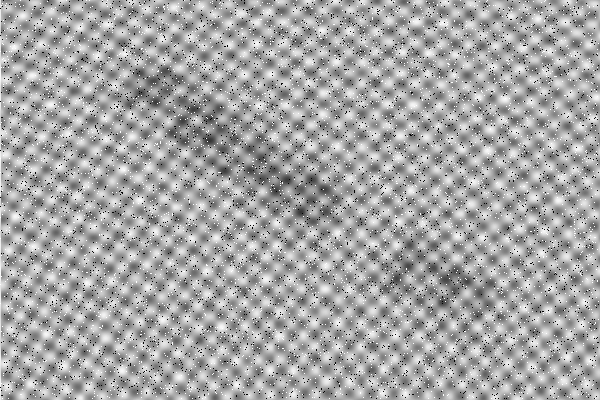
#> input picture Letters-noisy.png, 600 x 400 px
$ jupyter execute Letters.ipynb   (older library calls are emulated)
#> lines starting #> are read from the running program, lines starting #| are printed output that depends on the picture
# Letters

## Description

Generate an image with the edges of the letters present in this noisy image

## Group 5
- Francisco Macedo Ferreira PG55942
- Júlio José Medeiros Pereira Pinto PG57883
- Ivan Sérgio Rocha Ribeiro PG55950

[cell 1]
import cv2
# to install cv2 use: pip install opencv-python
import matplotlib.pyplot as plt
import numpy as np

fname = 'Letters-noisy.png'
operations = {}
pipeline_order = []
masks = []
notch_filters = []

# Operations

### IDFT

[cell 2]
def compute_idft(dft):
    dft = np.fft.ifftshift(dft)
    img_back = cv2.idft(dft)
    magnitude = cv2.magnitude(img_back[:, :, 0], img_back[:, :, 1])

    # Normalize and convert to uint8
    magnitude = cv2.normalize(magnitude, None, 0, 255, cv2.NORM_MINMAX)
    return magnitude.astype(np.uint8)

operations['idft'] = compute_idft
print(operations)

### DTF

[cell 3]
def compute_dft(img):
    # Convert image to float32 if needed
    if img.dtype != np.float32:
        img = np.float32(img)

    dft = cv2.dft(img, flags=cv2.DFT_COMPLEX_OUTPUT)
    return np.fft.fftshift(dft)

operations['dft'] = compute_dft
print(operations)

### Inpaint (Black and White)

To remove the black and white pixels we decided to use the function inpaint from OpenCV. It allows us to use different interpolation methods. We decided to use Telea’s Fast Marching Method (`cv2.INPAINT_TELEA`).

[cell 4]
# Inpainting
def inpaint_image(img):
    mask = (img == 0) | (img == 255)
    mask = mask.astype(np.uint8) * 255

    return cv2.inpaint(img, mask, inpaintRadius=1, flags=cv2.INPAINT_TELEA)

operations['inpaint'] = inpaint_image
print(operations)

### Paint

[cell 5]
def paint_image_mask(img):
    # Apply a mask and paint where its black in the mask
    if masks:
        mask = masks[1]
        img[mask == 0] = 128

    return img

operations['paint'] = paint_image_mask
print(operations)

### Binarization

[cell 6]
# [10 lines left out: function binarize_pixels, not called in this run]

operations['binarize'] = binarize_pixels
print(operations)

### Threshold Filter

[cell 7]
def apply_thresholding(img, plots=False, inpaint=True):
    # Ensure we're working with float32 in range [0,1]
    if img.max() > 1.0:
        img = img / 255.0

    # Convert to uint8 for proper bitwise inversion
    img_uint8 = (img * 255).astype(np.uint8)

    inverted_img = cv2.bitwise_not(img_uint8)  # Now it's uint8

    # Calculate histogram directly on float32 data
    hist_float = np.histogram(img, bins=256, range=(0,1))[0]

    # Apply different thresholding methods
    _, Gthres = cv2.threshold(inverted_img.astype(np.float32) / 255.0, 0.2, 1.0, cv2.THRESH_BINARY)

    # Otsu's method requires uint8 input
    _, Othres = cv2.threshold(inverted_img, 0, 255, cv2.THRESH_BINARY + cv2.THRESH_OTSU)
    Othres = Othres.astype(np.float32) / 255.0  # Normalize back

    # Adaptive thresholding also needs uint8
    Athres = cv2.adaptiveThreshold(inverted_img, 255, cv2.ADAPTIVE_THRESH_GAUSSIAN_C,
                                   cv2.THRESH_BINARY, 15, 1)
    Athres = Athres.astype(np.float32) / 255.0

    masks.clear()
    masks.append(Gthres)
    masks.append(Othres)
    masks.append(Athres)

    if plots:
        fig, axs = plt.subplots(3, 2, figsize=(12, 24))
        axs[0, 0].imshow(img, cmap='gray')
        axs[0, 0].set_title('Original')
        axs[0, 0].axis('off')

        axs[0, 1].plot(hist_float)
        axs[0, 1].set_title('Histogram')
        axs[0, 1].axis('off')

        axs[1, 0].imshow(Gthres, cmap='gray')
        axs[1, 0].set_title('Global Thresholding')
        axs[1, 0].axis('off')

        axs[1, 1].imshow(Othres, cmap='gray')
        axs[1, 1].set_title('Otsu Thresholding')
        axs[1, 1].axis('off')

        axs[2, 0].imshow(Athres, cmap='gray')
        axs[2, 0].set_title('Adaptive Thresholding')
        axs[2, 0].axis('off')

        plt.show()

    # Invert the Otsu threshold mask before applying it
    inverted_mask = cv2.bitwise_not((Othres * 255).astype(np.uint8))

    # Apply mask with the inverted version
    result = apply_mask(img_uint8, inverted_mask, True, inpaint)

    return result

def apply_thresholding_noinpaint(img):
    return apply_thresholding(img, plots=True, inpaint=False)

# Adiciona ao dicionário de operações
operations['thresholding_inpaint'] = apply_thresholding
operations['thresholding'] = apply_thresholding_noinpaint

### Gaussian Blurs

[cell 8]
def apply_gaussian_blur(img):

    # Apply Gaussian blur to the entire image
    blurred_img = cv2.GaussianBlur(img, (3, 3), 0)

    # Create a copy of the original image
    result_img = img.copy()

    # Apply the blurred image only where masks[1] is
    if(masks.__len__() > 1):
        result_img[masks[1] == 0] = blurred_img[masks[1] == 0]

    return result_img

# Example usage
operations['gaussian'] = apply_gaussian_blur
print(operations)

### Sobel Magnitude

[cell 9]
# [10 lines left out: function sobel_mag, not called in this run]

operations['sobel'] = sobel_mag
print(operations)

### Bilateral Filter

[cell 10]
def apply_bilateral_filter(image):
    # guarantee is the correct image type
    image = cv2.normalize(image, None, 0, 255, cv2.NORM_MINMAX)
    return cv2.bilateralFilter(image, d=15, sigmaColor=90, sigmaSpace=90)

operations['bilateral'] = apply_bilateral_filter
print(operations)

### CLAHE

[cell 11]
def apply_clahe(image, clip_limit=2.0, tile_grid_size=(8,8)):
    # Convert to uint8 if not already
    if image.dtype != np.uint8:
        image = (image * 255).astype(np.uint8) if image.max() <= 1.0 else image.astype(np.uint8)

    clahe = cv2.createCLAHE(clipLimit=clip_limit, tileGridSize=tile_grid_size)
    processed_image = clahe.apply(image)

    # Keep output as uint8 since many OpenCV functions work better with uint8
    return processed_image

operations['clahe'] = apply_clahe
print(operations)

### Canny Edges

[cell 12]
# [12 lines left out: function apply_canny_edges, not called in this run]

operations['canny'] = apply_canny_edges

### Gamma Correction

[cell 13]
def gammaCorrection(src):
    invGamma = 1 / 2.2

    src = np.bitwise_not(src)

    # Ensure input is in uint8 format for cv2.LUT()
    src_uint8 = (src * 255).clip(0, 255).astype(np.uint8) if src.dtype != np.uint8 else src

    # Create lookup table for gamma correction
    table = np.array([((i / 255) ** invGamma) * 255 for i in range(256)], dtype=np.uint8)

    # Apply gamma correction
    corrected_uint8 = cv2.LUT(src_uint8, table)

    img = np.bitwise_not(corrected_uint8)

    return img

operations['gamma'] = gammaCorrection

## Frequency Filters

### Low-Pass Frequency Filter

We tested with both a circular center as well as rectangular, it didn´t impact the image as much as we would like

[cell 14]
def apply_low_pass_filter(dft, order=2, cutoff=30):
    # Ensure dft is float32
    if dft.dtype != np.float32:
        dft = np.float32(dft)

    rows, cols = dft.shape[:2]
    crow, ccol = rows // 2, cols // 2

    # Create meshgrid of coordinates
    u = np.arange(rows) - crow
    v = np.arange(cols) - ccol
    U, V = np.meshgrid(v, u)

    # Calculate distance from center
    D = np.sqrt(U**2 + V**2)

    # Butterworth low-pass filter
    H = 1 / (1 + (D / cutoff)**(2*order))

    # Create complex filter
    mask = np.stack([H, H], axis=2).astype(np.float32)

    # Ensure output is float32
    return (dft * mask).astype(np.float32)

operations['low_pass'] = apply_low_pass_filter
print(operations)

### High-Pass Frequency Filter

It was rather useless but we though we might as well try.

[cell 15]
# [24 lines left out: function apply_high_pass_filter, not called in this run]

operations['high_pass'] = apply_high_pass_filter
print(operations)

### Unsharp Mask

[cell 16]
# [11 lines left out: function apply_unsharp_mask, not called in this run]

operations['unsharp'] = apply_unsharp_mask
print(operations)

### Sharpen

[cell 17]
def sharpen(image):
    # Convert to uint8 if not already
    if image.dtype != np.uint8:
        image = (image * 255).astype(np.uint8) if image.max() <= 1.0 else image.astype(np.uint8)

    # Define the sharpening kernel
    kernel = np.array([
        [0, -1, 0],
        [-1, 5, -1],
        [0, -1, 0]
    ], dtype=np.float32)

    # Apply the kernel using filter2D
    sharpened_image = cv2.filter2D(image, -1, kernel)

    # Ensure output is uint8
    return np.clip(sharpened_image, 0, 255).astype(np.uint8)

operations['sharpen'] = sharpen

## Notch Filters

### Regular Notch Filter

In terms of removing the "checkboard" like effect this was one of the most useful approaches

[cell 18]
# Apply Notch Filter
def apply_notch_filter(dft, i):
    rows, cols = dft.shape[:2]
    crow, ccol = rows // 2, cols // 2

    notch_centers = [[ (ccol - 30, crow + 20, 10), (ccol + 30, crow - 20, 10), (ccol + 30, crow + 20, 10), (ccol - 30, crow - 20, 10),
                   (ccol + 20, crow, 5), (ccol - 20, crow, 5), (ccol - 5, crow + 10, 5), (ccol + 5, crow - 10, 5)
                 ],
                 [ (ccol - 30, crow + 20, 10), (ccol + 30, crow - 20, 10),
                  (ccol + 20, crow, 5), (ccol - 20, crow, 5), (ccol - 5, crow + 10, 5), (ccol + 5, crow - 10, 5)
                 ],
                 [ (ccol + 30, crow + 20, 10), (ccol - 30, crow - 20, 10), (ccol + 15, crow - 15, 5), (ccol - 15, crow + 15, 5)]
                ]

    center = notch_centers[i]

    mask = np.ones((rows, cols, 2), np.uint8)
    for x, y, r in center:
        cv2.circle(mask, (x, y), r, (0, 0), -1)

    return dft * mask

def apply_notch0(dft):
    return apply_notch_filter(dft, 0)

def apply_notch1(dft):
    return apply_notch_filter(dft, 1)

def apply_notch2(dft):
    return apply_notch_filter(dft, 2)

operations['notch0'] = apply_notch0
operations['notch1'] = apply_notch1
operations['notch2'] = apply_notch2
print(operations)

### Donut Notch Filter

Just something different we decided to try.

[cell 19]
# Apply Donut Notch Filter
# [12 lines left out: function apply_donut_notch_filter, not called in this run]

operations['donut'] = apply_donut_notch_filter
print(operations)

### Inverted Notch Filter

Very much like the Low-Pass filter, but this implementations give us a bit more of a way to test it. We tested it with the regular notch_centers array from the Notch Center Function but it looked awful.

[cell 20]
# Apply Inversed Notch Filter
def apply_inversed_notch_filter(dft):
    rows, cols = dft.shape[:2]
    crow, ccol = rows // 2, cols // 2

    notch_centers = [(ccol, crow, 50)]

    mask = np.zeros((rows, cols, 2), np.uint8)
    for x, y, r in notch_centers:
        cv2.circle(mask, (x, y), r, (1, 1), -1)
    return dft * mask

operations['inversed_notch'] = apply_inversed_notch_filter
print(operations)

# Helper Functions

### Load Image & Analyzing

[cell 21]
def analyze_image(img):
    hist = cv2.calcHist([img.astype(np.uint8)], [0], None, [256], [0, 256])
    return hist

# [8 lines left out: function apply_analyze_image, not called in this run]

operations['analyze'] = apply_analyze_image
print(operations)


def load_image(filename):
#> called with filename = 'Letters-noisy.png'
    img = cv2.imread(filename, cv2.IMREAD_GRAYSCALE)
#> img is the input picture: shape (400, 600); min 0, max 255, mean 166.1
    hist = analyze_image(img)
#> in analyze_image, `hist = cv2.calcHist([img.astype(np.uint8)], [0], None, [256], [0, 256])`: hist = 256 values, max 6124 at index 170, min 0 at index 1, mean 937.5

    fig, axes = plt.subplots(1, 2, figsize=(15, 5))
    axes[0].imshow(img, cmap='gray')
    axes[0].set_title('Original Image')
    axes[0].axis('off')

    axes[1].plot(hist, color='black')
    axes[1].set_title('Histogram of Image')
    plt.show()
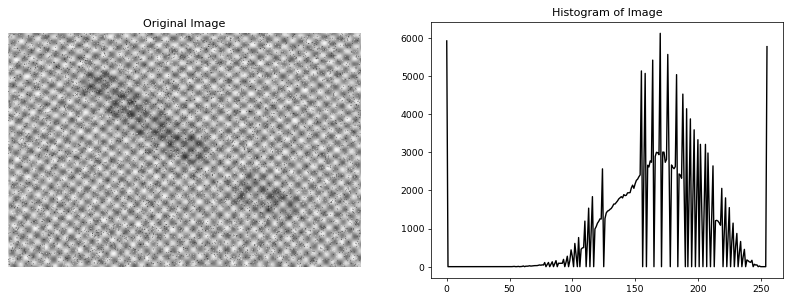
#> figure drawn by matplotlib, 2 panels; panel 2: curve peaks at x = 170, y = 6124

    return np.float32(img)

data = load_image(fname)

### Plots

[cell 22]
def plot_result(data, title):
    if data.ndim == 2:  # Spatial domain
        plt.figure()
        plt.title(title)
        plt.imshow(data, cmap='gray')
        plt.axis('off')
        plt.show()
    elif data.ndim == 3 and data.shape[-1] == 2:  # Frequency domain
        magnitude_spectrum = 20 * np.log(cv2.magnitude(data[:, :, 0], data[:, :, 1]) + 1)
        img = compute_idft(data)

        fig, axes = plt.subplots(1, 2, figsize=(15, 5))
        axes[0].imshow(img, cmap='gray')
        axes[0].set_title('Reconstructed Image')
        axes[0].axis('off')

        axes[1].imshow(magnitude_spectrum, cmap='gray')
        axes[1].set_title('Magnitude Spectrum')
        axes[1].axis('off')
        plt.show()

### Masks Function

[cell 23]
def apply_mask(img, mask, inverted=False, inpaint=True):
    """
    Aplica uma máscara binária a uma imagem.

    Parâmetros:
    - img: numpy array, imagem de entrada (grayscale ou colorida).
    - mask: numpy array, máscara binária (0 e 255).
    - inverted: bool, se True, aplica a máscara invertida (mantém áreas pretas).

    Retorna:
    - Imagem mascarada com fundo preto.
    """
    # Garantir que a máscara seja binária (0 e 255)
    mask = (mask > 0).astype(np.uint8) * 255

    # Inverter a máscara se necessário
    if inverted:
        mask = cv2.bitwise_not(mask)

    # Se a imagem for colorida, converter a máscara para 3 canais
    if len(img.shape) == 3:
        mask = cv2.cvtColor(mask, cv2.COLOR_GRAY2BGR)

    # Aplicar a máscara à imagem
    result = cv2.bitwise_and(img, mask)

    # Set masked-out areas to white (255)
    if inpaint:
        result = inpaint_image(result)
    else:
        result[mask == 0] = 255

    return result

# Main Function

[cell 24]
print(operations)
print(masks)

def run_pipeline(data, pipe, debug=True, finished=True):
    for step in pipe:
        data = operations[step](data)
        if debug:
            print(f"Step: {step}")
            print(f"Data type: {data.dtype}")
            plot_result(data, step)

    if finished:
        plot_result(data, "Final Result")
        print("Pipeline completed!")

    return data

### Multilpe Pipeline Tests

[cell 25]
pipelines = [

    ["inpaint", "dft", "notch0", "low_pass", "idft", "bilateral", "thresholding_inpaint", "paint", "clahe", "gamma"],
    ["inpaint", "dft", "notch1", "low_pass", "idft", "bilateral", "thresholding_inpaint", "dft", "notch2", "inversed_notch", "idft", "thresholding_inpaint", "clahe", "paint"],
    ["inpaint", "dft", "notch0", "low_pass", "idft", "bilateral", "clahe", "thresholding_inpaint", "gamma", "paint"],
    ["inpaint", "dft", "notch1", "low_pass", "idft", "bilateral", "dft", "notch2", "idft", "thresholding_inpaint", "sharpen", "clahe", "paint"],
    ["inpaint", "bilateral", "dft", "low_pass", "notch0", "idft", "gaussian", "thresholding_inpaint", "clahe", "gamma"],
    ["inpaint", "dft", "notch1", "low_pass", "inversed_notch", "idft", "bilateral", "dft", "notch2", "idft", "thresholding_inpaint", "paint", "clahe"],
    ["inpaint", "dft", "low_pass", "idft", "bilateral", "thresholding_inpaint", "paint"],
    ["inpaint", "dft", "low_pass", "idft", "thresholding_inpaint", "bilateral", "clahe", "paint"]
]

results = []

for pipe in pipelines:
    masks.clear()
    results.append(run_pipeline(data, pipe, False, False))
#> this loop made 8 passes
#> pass 1, in inpaint_image, `mask = (img == 0) | (img == 255)`:
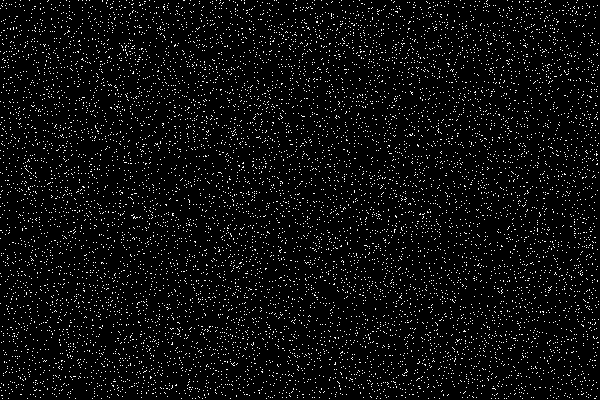
#> mask: shape (400, 600) bool; 4.9% white in thin lines or dots
#> pass 1, in compute_idft, `magnitude = cv2.magnitude(img_back[:, :, 0], img_back[:, :, 1])`:
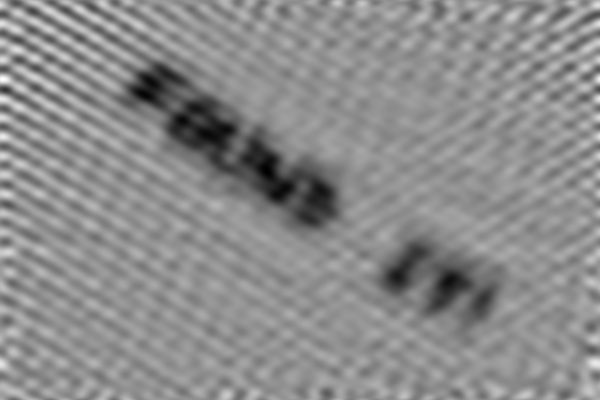
#> magnitude: shape (400, 600) float32; min 26761098, max 51465856, mean 40369944; drawn with min black and max white
#> after the loop, results = 8 items

print("All pipelines completed!")
# Display all results in a 2-column grid
rows = (len(pipelines) + 1) // 2  # Calculate needed rows for 2 columns
fig, axes = plt.subplots(rows, 2, figsize=(15, 5*rows))
axes = axes.ravel()  # Flatten axes array for easier indexing

for i, result in enumerate(results):
    axes[i].imshow(result, cmap='gray')
    axes[i].set_title(f"Pipeline {i+1}")
    axes[i].axis('off')

# Hide any empty subplots
for j in range(i+1, len(axes)):
    axes[j].axis('off')

plt.tight_layout()
plt.show()
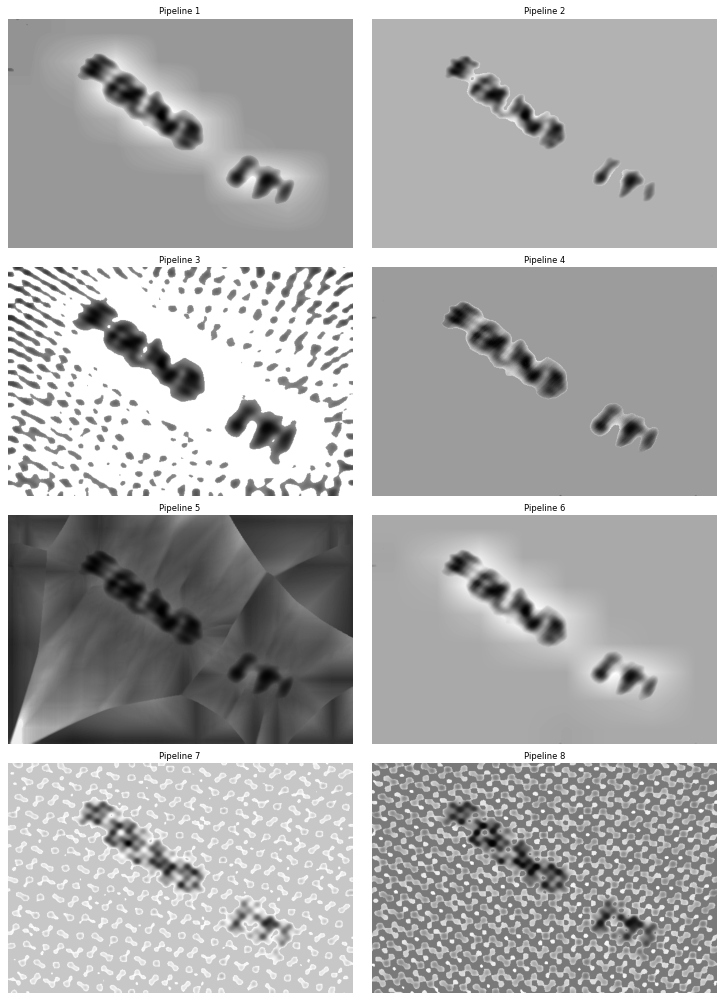
#> figure drawn by matplotlib, 8 panels

### Final Pipeline

[cell 26]
pipeline_order = ["inpaint","dft", "notch0", "low_pass","idft", "bilateral", "thresholding_inpaint","paint" , "clahe", "gamma"]

run_pipeline(data, pipeline_order, debug=True)
#> the loop in run_pipeline (call 9), `for step in pipe:` made 10 passes
#> pass 1, in run_pipeline (call 9), `data = operations[step](data)`:
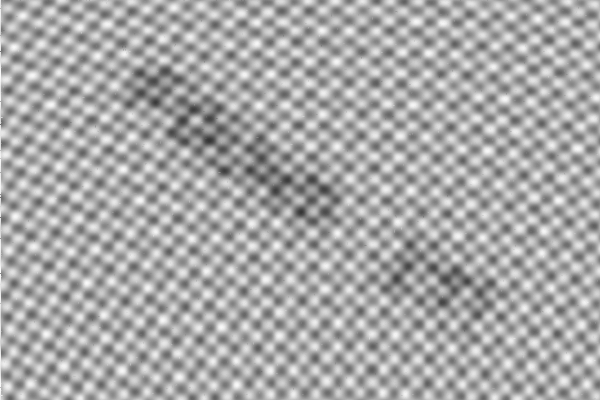
#> data: shape (400, 600) float32; min 52, max 249, mean 168.2
#> pass 2, in plot_result (call 2), `magnitude_spectrum = 20 * np.log(cv2.magnitude(data[:, :, 0], data[:, ..`:
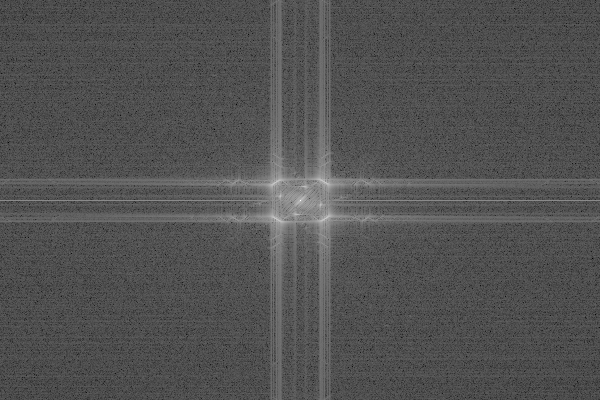
#> magnitude_spectrum: shape (400, 600) float32; min 21.33, max 350.3, mean 127.9; drawn with min black and max white
#> pass 2, in compute_idft (call 12), `magnitude = cv2.magnitude(img_back[:, :, 0], img_back[:, :, 1])`:
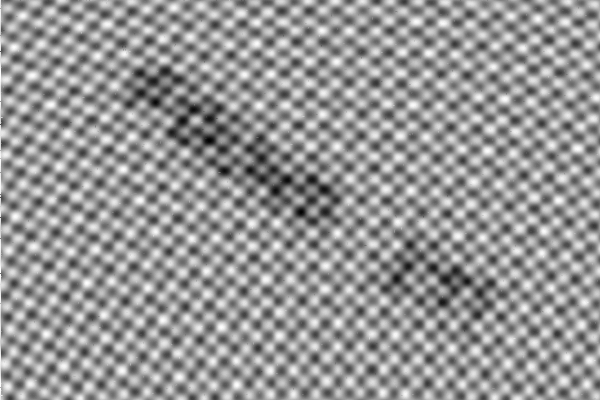
#> magnitude: shape (400, 600) float32; min 12480004, max 59760004, mean 40369948; drawn with min black and max white
#> pass 2, in plot_result (call 2), `plt.show()`:
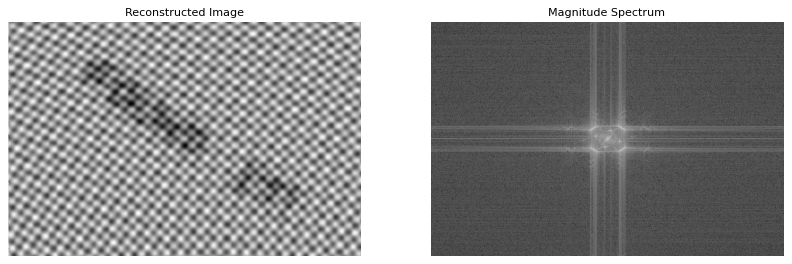
#> figure drawn by matplotlib, 2 panels
#> after the loop in run_pipeline (call 9), `for step in pipe:`:
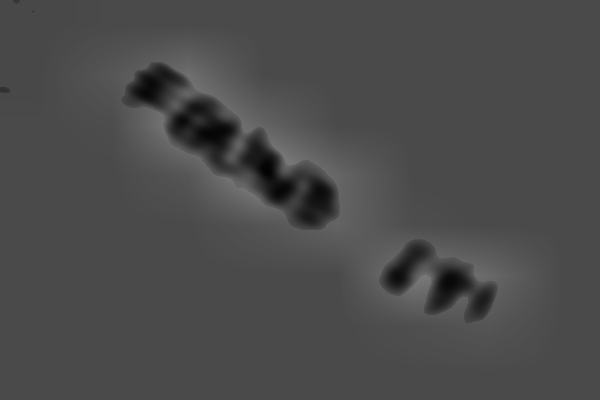
#> data: shape (400, 600); min 3, max 122, mean 75.2
